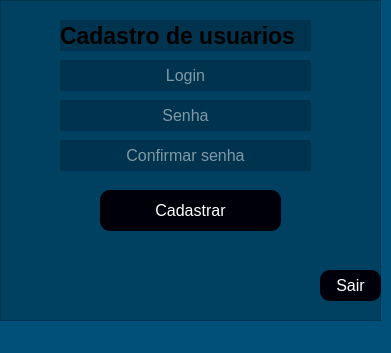
<?xml version="1.0" encoding="UTF-8"?>
<ui version="4.0">
 <class>MainWindow</class>
 <widget class="QMainWindow" name="MainWindow">
  <property name="geometry">
   <rect>
    <x>0</x>
    <y>0</y>
    <width>391</width>
    <height>353</height>
   </rect>
  </property>
  <property name="windowTitle">
   <string>MainWindow</string>
  </property>
  <property name="styleSheet">
   <string notr="true">background-color: rgb(0, 80, 121);</string>
  </property>
  <widget class="QWidget" name="centralwidget">
   <widget class="QFrame" name="frame">
    <property name="geometry">
     <rect>
      <x>0</x>
      <y>0</y>
      <width>381</width>
      <height>321</height>
     </rect>
    </property>
    <property name="styleSheet">
     <string notr="true">background-color: rgba(0,0,0,0.2)</string>
    </property>
    <property name="frameShape">
     <enum>QFrame::StyledPanel</enum>
    </property>
    <property name="frameShadow">
     <enum>QFrame::Raised</enum>
    </property>
    <widget class="QLineEdit" name="inpt_login">
     <property name="geometry">
      <rect>
       <x>60</x>
       <y>60</y>
       <width>251</width>
       <height>31</height>
      </rect>
     </property>
     <property name="styleSheet">
      <string notr="true">color:#fff; font-size: 16px;</string>
     </property>
     <property name="text">
      <string/>
     </property>
     <property name="alignment">
      <set>Qt::AlignCenter</set>
     </property>
     <property name="placeholderText">
      <string>Login</string>
     </property>
    </widget>
    <widget class="QPushButton" name="btn_cadastrar">
     <property name="geometry">
      <rect>
       <x>100</x>
       <y>190</y>
       <width>181</width>
       <height>41</height>
      </rect>
     </property>
     <property name="cursor">
      <cursorShape>PointingHandCursor</cursorShape>
     </property>
     <property name="styleSheet">
      <string notr="true">QPushButton{color: rgb(255, 255, 255); border-radius: 10px; font-size: 16px; background-color:rgb(0, 0, 10);;}

QPushButton:hover{background-color: #fff; color:black}

</string>
     </property>
     <property name="text">
      <string>Cadastrar</string>
     </property>
    </widget>
    <widget class="QLineEdit" name="inpt_c_senha">
     <property name="geometry">
      <rect>
       <x>60</x>
       <y>140</y>
       <width>251</width>
       <height>31</height>
      </rect>
     </property>
     <property name="styleSheet">
      <string notr="true">color:#fff; font-size: 16px;</string>
     </property>
     <property name="text">
      <string/>
     </property>
     <property name="echoMode">
      <enum>QLineEdit::Password</enum>
     </property>
     <property name="alignment">
      <set>Qt::AlignCenter</set>
     </property>
     <property name="placeholderText">
      <string>Confirmar senha</string>
     </property>
    </widget>
    <widget class="QLineEdit" name="inpt_senha">
     <property name="geometry">
      <rect>
       <x>60</x>
       <y>100</y>
       <width>251</width>
       <height>31</height>
      </rect>
     </property>
     <property name="styleSheet">
      <string notr="true">color:#fff; font-size: 16px;</string>
     </property>
     <property name="text">
      <string/>
     </property>
     <property name="echoMode">
      <enum>QLineEdit::Password</enum>
     </property>
     <property name="alignment">
      <set>Qt::AlignCenter</set>
     </property>
     <property name="placeholderText">
      <string>Senha</string>
     </property>
    </widget>
    <widget class="QPushButton" name="btn_sair">
     <property name="geometry">
      <rect>
       <x>320</x>
       <y>270</y>
       <width>61</width>
       <height>31</height>
      </rect>
     </property>
     <property name="cursor">
      <cursorShape>PointingHandCursor</cursorShape>
     </property>
     <property name="styleSheet">
      <string notr="true">QPushButton{color: rgb(255, 255, 255); border-radius: 10px; font-size: 16px; background-color:rgb(0, 0, 10);;}

QPushButton:hover{background-color: #fff; color:black}

</string>
     </property>
     <property name="text">
      <string>Sair</string>
     </property>
    </widget>
    <widget class="QLabel" name="label">
     <property name="geometry">
      <rect>
       <x>60</x>
       <y>20</y>
       <width>251</width>
       <height>31</height>
      </rect>
     </property>
     <property name="font">
      <font>
       <pointsize>17</pointsize>
       <weight>75</weight>
       <bold>true</bold>
      </font>
     </property>
     <property name="text">
      <string>Cadastro de usuarios</string>
     </property>
    </widget>
   </widget>
  </widget>
  <widget class="QMenuBar" name="menubar">
   <property name="geometry">
    <rect>
     <x>0</x>
     <y>0</y>
     <width>391</width>
     <height>21</height>
    </rect>
   </property>
  </widget>
  <widget class="QStatusBar" name="statusbar"/>
 </widget>
 <resources/>
 <connections/>
</ui>
